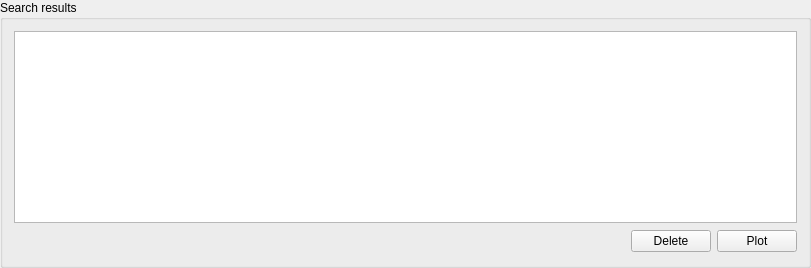
         <widget class="QGroupBox" name="groupBox_2">
          <property name="minimumSize">
           <size>
            <width>811</width>
            <height>268</height>
           </size>
          </property>
          <property name="title">
           <string>Search results </string>
          </property>
          <layout class="QGridLayout" name="gridLayout_2">
           <property name="sizeConstraint">
            <enum>QLayout::SetDefaultConstraint</enum>
           </property>
           <item row="0" column="0">
            <layout class="QVBoxLayout" name="verticalLayout">
             <item>
              <widget class="QTableView" name="tableView">
               <property name="editTriggers">
                <set>QAbstractItemView::NoEditTriggers</set>
               </property>
               <property name="showGrid">
                <bool>false</bool>
               </property>
               <attribute name="horizontalHeaderVisible">
                <bool>false</bool>
               </attribute>
               <attribute name="verticalHeaderVisible">
                <bool>false</bool>
               </attribute>
              </widget>
             </item>
             <item>
              <layout class="QHBoxLayout" name="horizontalLayout">
               <item>
                <spacer name="horizontalSpacer">
                 <property name="orientation">
                  <enum>Qt::Horizontal</enum>
                 </property>
                 <property name="sizeHint" stdset="0">
                  <size>
                   <width>40</width>
                   <height>25</height>
                  </size>
                 </property>
                </spacer>
               </item>
               <item>
                <widget class="QPushButton" name="deleteButton">
                 <property name="text">
                  <string>Delete</string>
                 </property>
                </widget>
               </item>
               <item>
                <widget class="QPushButton" name="plotButton">
                 <property name="text">
                  <string>Plot</string>
                 </property>
                </widget>
               </item>
              </layout>
             </item>
            </layout>
           </item>
          </layout>
         </widget>
